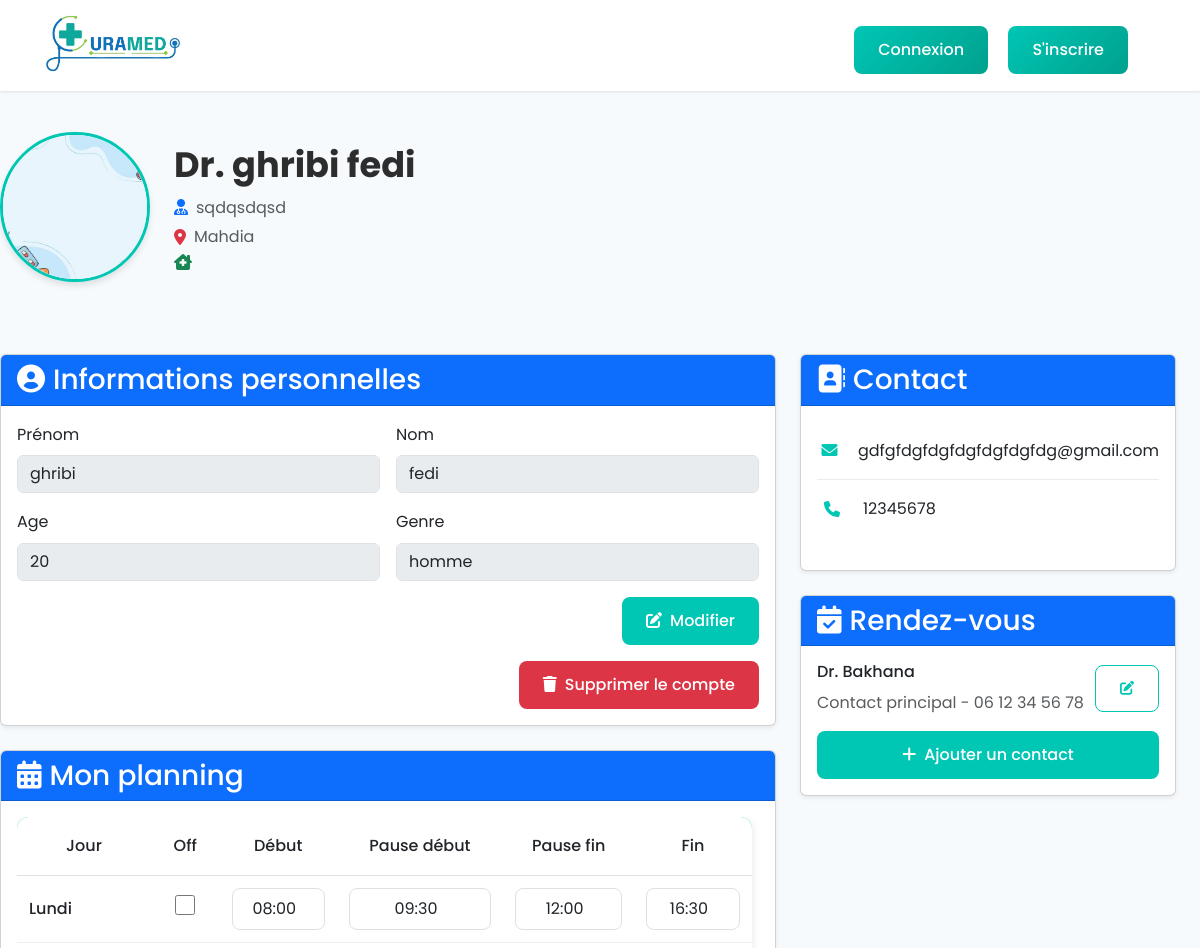
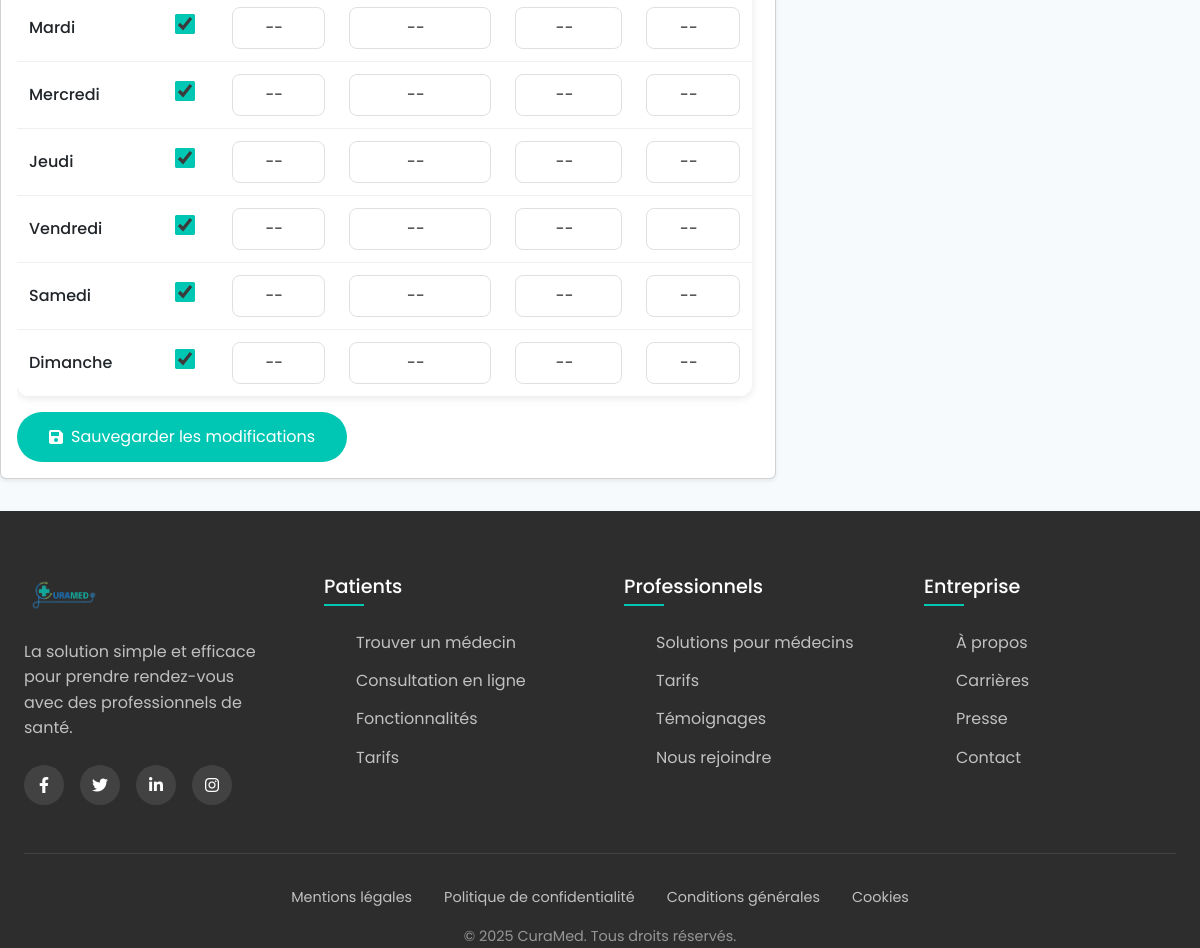
The page /profile_d.php?id=73 on the database its author committed (2 pictures, top to bottom).
### tables this page shows
CREATE TABLE `medecin` (
  `id_medecin` int(11) NOT NULL,
  `specialite` varchar(20) NOT NULL,
  `adresse_cabinet` varchar(50) NOT NULL,
  `experience` text NOT NULL,
  `ville` varchar(10) NOT NULL
);

CREATE TABLE `utilisateur` (
  `id_utilisateur` int(11) NOT NULL,
  `nom` varchar(50) NOT NULL,
  `prenom` varchar(50) NOT NULL,
  `age` int(11) NOT NULL,
  `email` varchar(50) NOT NULL,
  `mot_de_passe` text NOT NULL,
  `telephone` varchar(11) NOT NULL,
  `type_utilisateur` enum('patient','medecin') NOT NULL,
  `photo_profil` text NOT NULL,
  `role` enum('admin','regular') NOT NULL DEFAULT 'regular',
  `date_connexion` timestamp NOT NULL DEFAULT current_timestamp(),
  `genre` enum('homme','femme') NOT NULL
);

### profile_d.php (the view, shortened to what the rows shown need)
<?php
$conn = mysqli_connect("localhost","root","","curamed");
if(isset($_GET['id'])){
    $id=$_GET['id'];
}
else{
    $id=$_SESSION['user_id'];
}
$req = "SELECT u.*, m.specialite, m.adresse_cabinet, m.experience,m.ville
        FROM utilisateur u
        JOIN medecin m ON u.id_utilisateur = m.id_medecin
        WHERE u.id_utilisateur = $id";
$res = mysqli_query($conn, $req);
$doctorInfo = mysqli_fetch_assoc($res);
?>
<!DOCTYPE html>
<html lang="fr">
<head>
    <link rel="stylesheet" href="https://cdn.jsdelivr.net/npm/bootstrap@5.3.0/dist/css/bootstrap.min.css">
    <link rel="stylesheet" href="https://cdnjs.cloudflare.com/ajax/libs/font-awesome/6.0.0/css/all.min.css">
    <link rel="stylesheet" href="styles/home.css">
</head>
<body>
<main class="profile-main container">
    <div class="profile-header mb-5">
        <div class="d-flex align-items-center gap-4">
            <div class="position-relative">
                <img src="<?= htmlspecialchars($doctorInfo['photo_profil'] ?? 'images/default-doctor.jpg') ?>"
                     class="profile-avatar" alt="Photo de profil">
            </div>
            <div>
                <h1 class="profile-name">Dr. <?= htmlspecialchars($doctorInfo['prenom']) ?> <?= htmlspecialchars($doctorInfo['nom']) ?></h1>
                <p class="text-muted mb-1 d-flex align-items-center">
                <i class="fas fa-user-md me-2 text-primary"></i><?= $doctorInfo['specialite'] ?>
                </p>
                <p class="text-muted mb-1 d-flex align-items-center">
                <i class="fas fa-map-marker-alt me-2 text-danger"></i><?= $doctorInfo['ville'] ?>
                </p>
                <p class="text-muted mb-0 d-flex align-items-center">
                <i class="fas fa-clinic-medical me-2 text-success"></i><?= $doctorInfo['adresse_cabinet'] ?>
                </p>
            </div>
        </div>
    </div>
    <div class="row g-4">
        <div class="row g-4">
            <div class="col-lg-8">
                <form id="profileForm" method="POST" onsubmit="return false">
                <div class="card shadow-sm">
                    <div class="card-body">
                            <div class="row g-3">
                                <div class="col-md-6">
                                    <label class="form-label">Prénom</label>
                                    <input type="text" class="form-control" name="prenom" value="<?= $doctorInfo['prenom'] ?>" disabled>
                                </div>
                                <div class="col-md-6">
                                    <label class="form-label">Nom</label>
                                    <input type="text" class="form-control" name="nom" value="<?= $doctorInfo['nom'] ?>" disabled>
                                </div>
                                <div class="col-md-6">
                                    <label class="form-label">Age</label>
                                    <input type="number" class="form-control" name="age" value="<?= $doctorInfo['age'] ?>" disabled>
                                </div>
                                <div class="col-md-6">
                                    <label class="form-label">Genre</label>
                                    <input type="text" class="form-control" name="genre" value="<?= $doctorInfo['genre'] ?>" disabled>
                                </div>
                            </div>
                    </div>
                </div>
                </form>
            <div class="card shadow-sm mt-4" id="planning">
                <div class="card-body">
            <form method="post">
            <div class="table-responsive">
                <table class="table calendar-table">
                    <thead>
                        <tr>
                            <th>Jour</th>
                            <th>Off</th>
                            <th>Début</th>
                            <th>Pause début</th>
                            <th>Pause fin</th>
                            <th>Fin</th>
                        </tr>
                    </thead>
                </table>
            </div>
                </form>
</div>
            </div>
        </div>
        <div class="col-lg-4">
            <div class="card shadow-sm">
                <div class="card-body">
                    <ul class="contact-list">
                        <li>
                            <i class="fas fa-envelope"></i>
                            <a href="mailto:<?= $doctorInfo['email'] ?>"><?= $doctorInfo['email'] ?></a>
                        </li>
                        <li>
                            <i class="fas fa-phone"></i>
                            <a href="tel:<?= $doctorInfo['telephone'] ?>"><?= $doctorInfo['telephone'] ?></a>
                        </li>
                    </ul>
                </div>
            </div>
        </div>
    </div>
</main>
</body>
</html>

### rows shown on the page
medecin: id_medecin.photo_profil (picture), id_medecin.prenom "ghribi", id_medecin.nom "fedi", specialite "sqdqsdqsd", ville "Mahdia", prenom "ghribi", nom "fedi", age "20", genre "homme", id_medecin.email "gdfgfdgfdgfdgfdgfdgfdg@gmail.com", id_medecin.telephone "12345678"

### other values the page prints
$j "Lundi"
$j "Mardi"
$j "Mercredi"
$j "Jeudi"
$j "Vendredi"
$j "Samedi"
$j "Dimanche"
form field value "08:00"
form field value "09:30"
form field value "12:00"
form field value "16:30"
